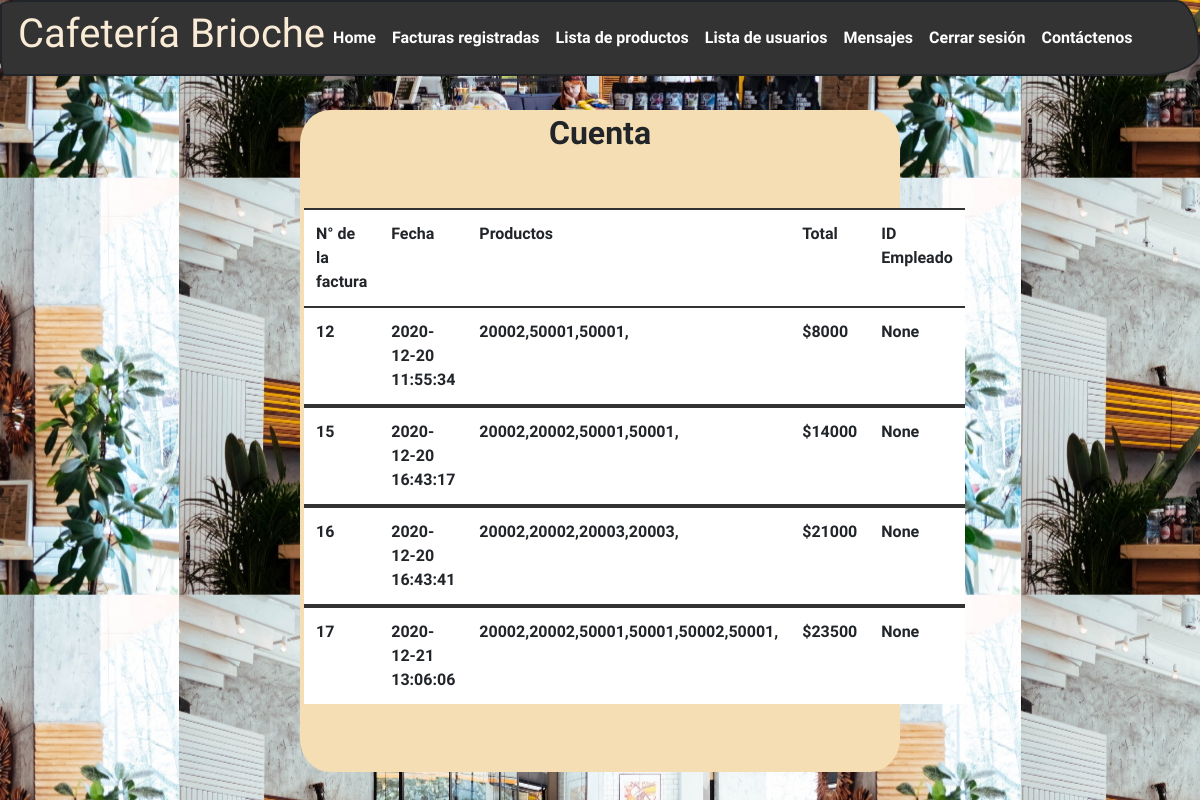
Screenshot of /nuevaVenta (signed in) with the database file from the repository.
### tables this page shows
CREATE TABLE descripciones (id INTEGER PRIMARY KEY AUTOINCREMENT, idVenta REFERENCES cuentas (id), descripcion TEXT, total INTEGER, fecha DATETIME, idempleado);

### app.py (the view)
@app.route('/nuevaVenta')
@login_required
def nuevaVenta():
    texts = ''
    idProductos = []
    x,y  =[],[]
    cuentas = sql_select_DC()
    return render_template('nuevaVenta.html', cuentas= cuentas, titulo="Ventas registradas - Cafetería Brioche")

### app.py (called while the page is built)
@login_manager.user_loader
def load_user(user_id):
    return Cajeros.query.get(int(user_id))

def Conexion():
    try:
        con=sqlite3.connect('DB/CafeteriaBrioche.db')
        return con
    except Error:
        print(Error)

def sql_select_DC():
    strsql="select * from descripciones;"
    con = Conexion()
    cursorObj = con.cursor()
    cursorObj.execute(strsql)
    cuentas = cursorObj.fetchall()
    return cuentas

### templates/nuevaVenta.html (shortened to what this page needs)
{%extends "base.html"%}
{%block contenido%}
<div class="algo">
	<center>
    <h2><b>Cuenta</b></h2>
        <br>
        <br>
        <table class="table table-hover">
            <thead>
            <tr>
                <td>N° de la factura</td>
                <td>Fecha</td>
                <td>Productos</td>
                <td width = "3">Total</td>
                <td>ID Empleado </td>
            </tr>
            </thead>
            {% for c in cuentas %}
            <tbody>
            <td>{% print(c[0]) %}</td>
            <td>{% print(c[4]) %}</td>
            <td>{% print(c[2]) %}</td>
            <td>${% print(c[3]) %}</td>
            <td>{% print(c[5])%}</td>
            {% endfor %}
        </tbody>
        </table>
		<br>
		<br>
	</center>
</div>
{% endblock %}

### static/css/Estilo.css (style rules this page uses)
.algo { background-color: wheat;width: 50%;margin: auto;border-radius: 5%;padding: 4px 4px 4px 4px; }
body { margin: 0px;background-position: center; }

### rows the page displays
descripciones: id "12", fecha "2020-12-20 11:55:34", descripcion "20002,50001,50001,", total "8000", print "None"
descripciones: id "15", fecha "2020-12-20 16:43:17", descripcion "20002,20002,50001,50001,", total "14000", print "None"
descripciones: id "16", fecha "2020-12-20 16:43:41", descripcion "20002,20002,20003,20003,", total "21000", print "None"
descripciones: id "17", fecha "2020-12-21 13:06:06", descripcion "20002,20002,50001,50001,50002,50001,", total "23500", print "None"
